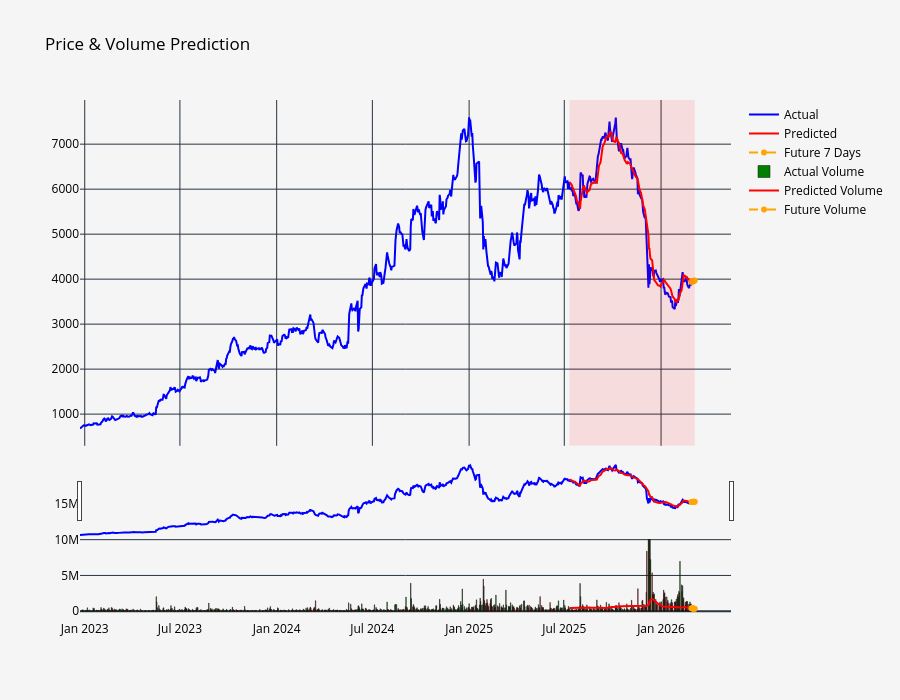

Notebook cell for this chart:
### Code cell
#uilding a 2-layer interactive chart showing actual, predicted, and future stock price & volume with highlighted prediction zones.

fig = make_subplots(
    rows=2, cols=1,
    shared_xaxes=True,
    vertical_spacing=0.05,
    row_heights=[0.7, 0.3]
)

# --- PRICE ---
fig.add_trace(go.Scatter(
    x=df.index,
    y=df['close'],
    mode='lines',
    name='Actual',
    line=dict(color='blue')
), row=1, col=1)

fig.add_trace(go.Scatter(
    x=pred_df.index,
    y=pred_df['Pred_close'],
    mode='lines',
    name='Predicted',
    line=dict(color='red')
), row=1, col=1)

fig.add_trace(go.Scatter(
    x=future_df.index,
    y=future_df['close'],
    mode='lines+markers',
    name='Future 7 Days',
    line=dict(color='orange', dash='dash')
), row=1, col=1)

# --- Highlight prediction region ---
fig.add_vrect(
    x0=pred_df.index[0],
    x1=future_df.index[-1],
    fillcolor="rgba(255, 0, 0, 0.1)",
    line_width=0
)

# --- VOLUME ---
colors = ['green' if df['close'].iloc[i] >= df['close'].iloc[i-1] else 'red'
          for i in range(1, len(df))]

fig.add_trace(go.Bar(
    x=df.index[1:],
    y=df['volume'][1:],
    marker_color=colors,
    name='Actual Volume'
), row=2, col=1)

fig.add_trace(go.Scatter(
    x=pred_df.index,
    y=pred_df['Pred_volume'],
    mode='lines',
    name='Predicted Volume',
    line=dict(color='red')
), row=2, col=1)

fig.add_trace(go.Scatter(
    x=future_df.index,
    y=future_df['volume'],
    mode='lines+markers',
    name='Future Volume',
    line=dict(color='orange', dash='dash')
), row=2, col=1)

# --- Layout ---
fig.update_layout(
    title="Price & Volume Prediction",
    hovermode='x unified',
    plot_bgcolor='#f5f5f5',
    paper_bgcolor='#f5f5f5',
    font=dict(color='black'),
    xaxis_rangeslider_visible=True,
    height=700
)

fig.show()

### Figure 1 — Plotly figure (JSON) as saved in the notebook; plotly's stock layout.template omitted (floating-point values rounded to 4 significant figures; data arrays with more than 128 entries replaced by an {"elided": "..."} marker saying what was removed)
{"data": [{"line": {"color": "blue"}, "mode": "lines", "name": "Actual", "x": {"elided": "791 str values"}, "y": {"elided": "791 float values"}, "type": "scatter", "xaxis": "x", "yaxis": "y"}, {"line": {"color": "red"}, "mode": "lines", "name": "Predicted", "x": {"elided": "159 str values"}, "y": {"elided": "159 float values"}, "type": "scatter", "xaxis": "x", "yaxis": "y"}, {"line": {"color": "orange", "dash": "dash"}, "mode": "lines+markers", "name": "Future 7 Days", "x": ["2026-02-28T00:00:00.000000000", "2026-03-01T00:00:00.000000000", "2026-03-02T00:00:00.000000000", "2026-03-03T00:00:00.000000000", "2026-03-04T00:00:00.000000000", "2026-03-05T00:00:00.000000000", "2026-03-06T00:00:00.000000000"], "y": [3938.0, 3948.0, 3954.0, 3958.0, 3961.0, 3964.0, 3967.0], "type": "scatter", "xaxis": "x", "yaxis": "y"}, {"marker": {"color": {"elided": "790 str values"}}, "name": "Actual Volume", "x": {"elided": "790 str values"}, "y": {"elided": "790 int values"}, "type": "bar", "xaxis": "x2", "yaxis": "y2"}, {"line": {"color": "red"}, "mode": "lines", "name": "Predicted Volume", "x": {"elided": "159 str values"}, "y": {"elided": "159 float values"}, "type": "scatter", "xaxis": "x2", "yaxis": "y2"}, {"line": {"color": "orange", "dash": "dash"}, "mode": "lines+markers", "name": "Future Volume", "x": ["2026-02-28T00:00:00.000000000", "2026-03-01T00:00:00.000000000", "2026-03-02T00:00:00.000000000", "2026-03-03T00:00:00.000000000", "2026-03-04T00:00:00.000000000", "2026-03-05T00:00:00.000000000", "2026-03-06T00:00:00.000000000"], "y": [419900.0, 402000.0, 385400.0, 370200.0, 356800.0, 345200.0, 335100.0], "type": "scatter", "xaxis": "x2", "yaxis": "y2"}], "layout": {"xaxis": {"anchor": "y", "domain": [0.0, 1.0], "matches": "x2", "showticklabels": false, "rangeslider": {"visible": true}}, "yaxis": {"anchor": "x", "domain": [0.335, 1.0]}, "xaxis2": {"anchor": "y2", "domain": [0.0, 1.0]}, "yaxis2": {"anchor": "x2", "domain": [0.0, 0.285]}, "shapes": [{"fillcolor": "rgba(255, 0, 0, 0.1)", "line": {"width": 0}, "type": "rect", "x0": "2025-07-11T00:00:00", "x1": "2026-03-06T00:00:00", "xref": "x", "y0": 0, "y1": 1, "yref": "y domain"}], "font": {"color": "black"}, "title": {"text": "Price & Volume Prediction"}, "hovermode": "x unified", "plot_bgcolor": "#f5f5f5", "paper_bgcolor": "#f5f5f5", "height": 700}}
